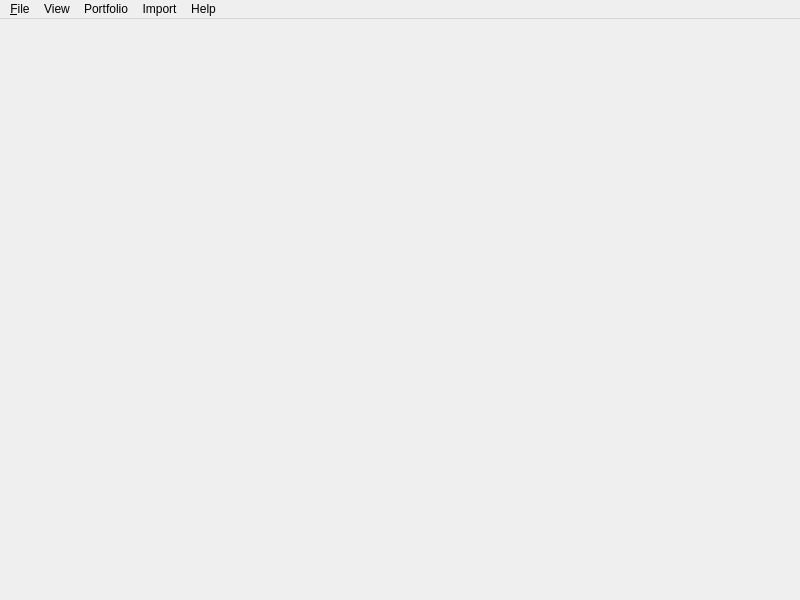
<?xml version="1.0" encoding="UTF-8"?>
<ui version="4.0">
 <class>frmMain</class>
 <widget class="QMainWindow" name="frmMain">
  <property name="geometry">
   <rect>
    <x>0</x>
    <y>0</y>
    <width>800</width>
    <height>600</height>
   </rect>
  </property>
  <property name="windowTitle">
   <string>MainWindow</string>
  </property>
  <widget class="QWidget" name="centralwidget"/>
  <widget class="QMenuBar" name="menubar">
   <property name="geometry">
    <rect>
     <x>0</x>
     <y>0</y>
     <width>800</width>
     <height>22</height>
    </rect>
   </property>
   <widget class="QMenu" name="menu_File">
    <property name="title">
     <string>&amp;File</string>
    </property>
    <addaction name="actionNew_Portfolio_Collection"/>
    <addaction name="actionOpen_Portfolio_Collection"/>
    <addaction name="actionRecent_Files"/>
    <addaction name="separator"/>
    <addaction name="actionClose"/>
    <addaction name="separator"/>
    <addaction name="actionSave"/>
    <addaction name="actionSave_As"/>
    <addaction name="separator"/>
    <addaction name="actionExit"/>
   </widget>
   <widget class="QMenu" name="menuImport">
    <property name="title">
     <string>Import</string>
    </property>
    <addaction name="actionYahoo_Finance_Prices"/>
    <addaction name="actionImport_Historical_Price_Information"/>
    <addaction name="separator"/>
    <addaction name="actionImport_From_Other_Portfolio"/>
    <addaction name="actionImport_From_Other_File"/>
   </widget>
   <widget class="QMenu" name="menuHelp">
    <property name="title">
     <string>Help</string>
    </property>
    <addaction name="actionAbout_MyPersonalIndex"/>
   </widget>
   <widget class="QMenu" name="menuPortfolio">
    <property name="title">
     <string>Portfolio</string>
    </property>
    <addaction name="actionEdit"/>
    <addaction name="actionDelete"/>
    <addaction name="separator"/>
    <addaction name="actionAdd_New"/>
   </widget>
   <widget class="QMenu" name="menuView">
    <property name="title">
     <string>View</string>
    </property>
    <addaction name="actionSummary"/>
    <addaction name="actionTrade_Register"/>
    <addaction name="actionAccounts"/>
    <addaction name="actionAsset_Allocation"/>
    <addaction name="actionSecurities"/>
    <addaction name="actionStatistics"/>
    <addaction name="actionCharts"/>
    <addaction name="actionCorrelations"/>
    <addaction name="actionPerformance"/>
   </widget>
   <addaction name="menu_File"/>
   <addaction name="menuView"/>
   <addaction name="menuPortfolio"/>
   <addaction name="menuImport"/>
   <addaction name="menuHelp"/>
  </widget>
  <action name="actionNew_Portfolio_Collection">
   <property name="text">
    <string>New...</string>
   </property>
  </action>
  <action name="actionOpen_Portfolio_Collection">
   <property name="text">
    <string>Open...</string>
   </property>
  </action>
  <action name="actionRecent_Files">
   <property name="text">
    <string>Recent Files</string>
   </property>
  </action>
  <action name="actionClose">
   <property name="text">
    <string>Close</string>
   </property>
  </action>
  <action name="actionSave">
   <property name="text">
    <string>Save</string>
   </property>
  </action>
  <action name="actionSave_As">
   <property name="text">
    <string>Save As...</string>
   </property>
  </action>
  <action name="actionExit">
   <property name="text">
    <string>Exit</string>
   </property>
  </action>
  <action name="actionImport_From_Other_Portfolio">
   <property name="text">
    <string>From Other Portfolio...</string>
   </property>
  </action>
  <action name="actionImport_From_Other_File">
   <property name="text">
    <string>From Other File...</string>
   </property>
  </action>
  <action name="actionImport_Historical_Price_Information">
   <property name="text">
    <string>Manually Import Price Information...</string>
   </property>
  </action>
  <action name="actionAbout_MyPersonalIndex">
   <property name="text">
    <string>About MyPersonalIndex</string>
   </property>
  </action>
  <action name="actionEdit">
   <property name="text">
    <string>Edit...</string>
   </property>
  </action>
  <action name="actionAdd_New">
   <property name="text">
    <string>Add New...</string>
   </property>
  </action>
  <action name="actionDelete">
   <property name="text">
    <string>Delete...</string>
   </property>
  </action>
  <action name="actionYahoo_Finance_Prices">
   <property name="text">
    <string>Update Prices From Yahoo! Finance</string>
   </property>
  </action>
  <action name="actionSummary">
   <property name="text">
    <string>Summary</string>
   </property>
  </action>
  <action name="actionAccounts">
   <property name="text">
    <string>Accounts</string>
   </property>
  </action>
  <action name="actionAsset_Allocation">
   <property name="text">
    <string>Asset Allocation</string>
   </property>
  </action>
  <action name="actionSecurities">
   <property name="text">
    <string>Securities</string>
   </property>
  </action>
  <action name="actionStatistics">
   <property name="text">
    <string>Statistics</string>
   </property>
  </action>
  <action name="actionCharts">
   <property name="text">
    <string>Charts</string>
   </property>
  </action>
  <action name="actionCorrelations">
   <property name="text">
    <string>Correlations</string>
   </property>
  </action>
  <action name="actionPerformance">
   <property name="text">
    <string>Performance</string>
   </property>
  </action>
  <action name="actionTrade_Register">
   <property name="text">
    <string>Trade Register</string>
   </property>
  </action>
 </widget>
 <resources/>
 <connections/>
</ui>
